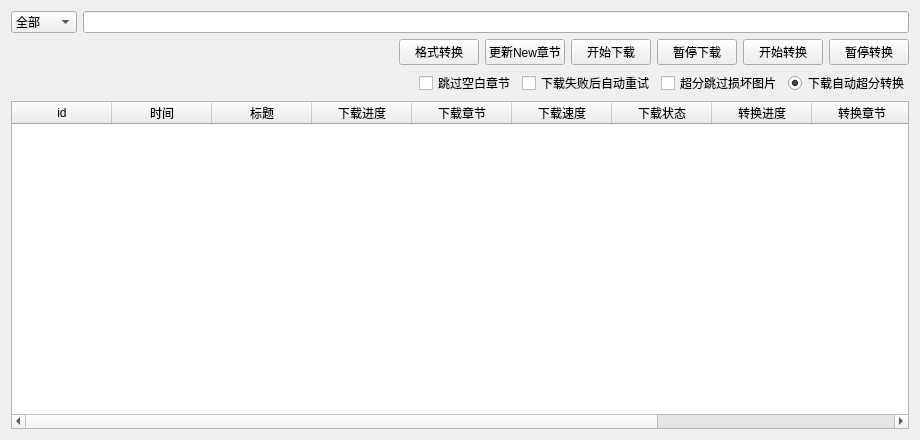
<?xml version="1.0" encoding="UTF-8"?>
<ui version="4.0">
 <class>Download</class>
 <widget class="QWidget" name="Download">
  <property name="geometry">
   <rect>
    <x>0</x>
    <y>0</y>
    <width>920</width>
    <height>440</height>
   </rect>
  </property>
  <property name="windowTitle">
   <string>下载</string>
  </property>
  <layout class="QGridLayout" name="gridLayout_2">
   <item row="2" column="0">
    <layout class="QHBoxLayout" name="horizontalLayout_2">
     <item>
      <spacer name="horizontalSpacer_2">
       <property name="orientation">
        <enum>Qt::Orientation::Horizontal</enum>
       </property>
       <property name="sizeHint" stdset="0">
        <size>
         <width>40</width>
         <height>20</height>
        </size>
       </property>
      </spacer>
     </item>
     <item>
      <widget class="QCheckBox" name="skipSpaceRadio">
       <property name="text">
        <string>跳过空白章节</string>
       </property>
      </widget>
     </item>
     <item>
      <widget class="QCheckBox" name="redownloadRadio">
       <property name="text">
        <string>下载失败后自动重试</string>
       </property>
      </widget>
     </item>
     <item>
      <widget class="QCheckBox" name="skipPic">
       <property name="text">
        <string>超分跳过损坏图片</string>
       </property>
      </widget>
     </item>
     <item>
      <widget class="QRadioButton" name="radioButton">
       <property name="enabled">
        <bool>true</bool>
       </property>
       <property name="text">
        <string>下载自动超分转换</string>
       </property>
       <property name="checked">
        <bool>true</bool>
       </property>
      </widget>
     </item>
    </layout>
   </item>
   <item row="0" column="0">
    <layout class="QHBoxLayout" name="horizontalLayout_5">
     <item>
      <widget class="QComboBox" name="comboBox">
       <item>
        <property name="text">
         <string>全部</string>
        </property>
       </item>
       <item>
        <property name="text">
         <string>未完成</string>
        </property>
       </item>
       <item>
        <property name="text">
         <string>已完成</string>
        </property>
       </item>
      </widget>
     </item>
     <item>
      <widget class="QLineEdit" name="lineEdit"/>
     </item>
    </layout>
   </item>
   <item row="3" column="0">
    <layout class="QGridLayout" name="gridLayout">
     <item row="5" column="0">
      <widget class="QTableWidget" name="tableWidget">
       <column>
        <property name="text">
         <string>id</string>
        </property>
       </column>
       <column>
        <property name="text">
         <string>时间</string>
        </property>
       </column>
       <column>
        <property name="text">
         <string>标题</string>
        </property>
       </column>
       <column>
        <property name="text">
         <string>下载进度</string>
        </property>
       </column>
       <column>
        <property name="text">
         <string>下载章节</string>
        </property>
       </column>
       <column>
        <property name="text">
         <string>下载速度</string>
        </property>
       </column>
       <column>
        <property name="text">
         <string>下载状态</string>
        </property>
       </column>
       <column>
        <property name="text">
         <string>转换进度</string>
        </property>
       </column>
       <column>
        <property name="text">
         <string>转换章节</string>
        </property>
       </column>
       <column>
        <property name="text">
         <string>转换耗时</string>
        </property>
       </column>
       <column>
        <property name="text">
         <string>转换状态</string>
        </property>
       </column>
      </widget>
     </item>
    </layout>
   </item>
   <item row="1" column="0">
    <layout class="QHBoxLayout" name="horizontalLayout">
     <item>
      <spacer name="horizontalSpacer">
       <property name="orientation">
        <enum>Qt::Orientation::Horizontal</enum>
       </property>
       <property name="sizeHint" stdset="0">
        <size>
         <width>40</width>
         <height>20</height>
        </size>
       </property>
      </spacer>
     </item>
     <item>
      <widget class="QPushButton" name="formatButton">
       <property name="text">
        <string>格式转换</string>
       </property>
      </widget>
     </item>
     <item>
      <widget class="QPushButton" name="updateNew">
       <property name="text">
        <string>更新New章节</string>
       </property>
      </widget>
     </item>
     <item>
      <widget class="QPushButton" name="pushButton">
       <property name="text">
        <string>开始下载</string>
       </property>
      </widget>
     </item>
     <item>
      <widget class="QPushButton" name="pushButton_3">
       <property name="text">
        <string>暂停下载</string>
       </property>
      </widget>
     </item>
     <item>
      <widget class="QPushButton" name="pushButton_2">
       <property name="text">
        <string>开始转换</string>
       </property>
      </widget>
     </item>
     <item>
      <widget class="QPushButton" name="pushButton_4">
       <property name="text">
        <string>暂停转换</string>
       </property>
      </widget>
     </item>
    </layout>
   </item>
  </layout>
 </widget>
 <resources/>
 <connections>
  <connection>
   <sender>pushButton</sender>
   <signal>clicked()</signal>
   <receiver>Download</receiver>
   <slot>StartAll()</slot>
   <hints>
    <hint type="sourcelabel">
     <x>94</x>
     <y>29</y>
    </hint>
    <hint type="destinationlabel">
     <x>52</x>
     <y>-19</y>
    </hint>
   </hints>
  </connection>
  <connection>
   <sender>pushButton_3</sender>
   <signal>clicked()</signal>
   <receiver>Download</receiver>
   <slot>StopAll()</slot>
   <hints>
    <hint type="sourcelabel">
     <x>189</x>
     <y>27</y>
    </hint>
    <hint type="destinationlabel">
     <x>142</x>
     <y>-42</y>
    </hint>
   </hints>
  </connection>
  <connection>
   <sender>pushButton_2</sender>
   <signal>clicked()</signal>
   <receiver>Download</receiver>
   <slot>StartConvertAll()</slot>
   <hints>
    <hint type="sourcelabel">
     <x>307</x>
     <y>27</y>
    </hint>
    <hint type="destinationlabel">
     <x>274</x>
     <y>-41</y>
    </hint>
   </hints>
  </connection>
  <connection>
   <sender>pushButton_4</sender>
   <signal>clicked()</signal>
   <receiver>Download</receiver>
   <slot>StopConvertAll()</slot>
   <hints>
    <hint type="sourcelabel">
     <x>397</x>
     <y>22</y>
    </hint>
    <hint type="destinationlabel">
     <x>374</x>
     <y>-51</y>
    </hint>
   </hints>
  </connection>
  <connection>
   <sender>radioButton</sender>
   <signal>clicked()</signal>
   <receiver>Download</receiver>
   <slot>SetAutoConvert()</slot>
   <hints>
    <hint type="sourcelabel">
     <x>495</x>
     <y>24</y>
    </hint>
    <hint type="destinationlabel">
     <x>492</x>
     <y>-33</y>
    </hint>
   </hints>
  </connection>
 </connections>
 <slots>
  <slot>StartAll()</slot>
  <slot>StopAll()</slot>
  <slot>StartConvertAll()</slot>
  <slot>StopConvertAll()</slot>
  <slot>SetAutoConvert()</slot>
 </slots>
</ui>
